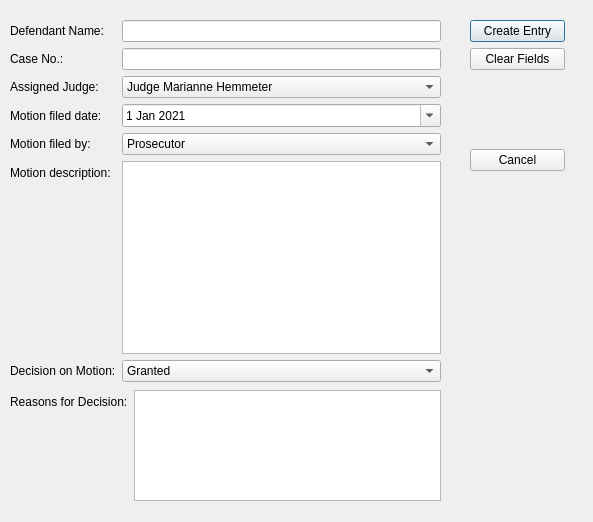
<?xml version="1.0" encoding="UTF-8"?>
<ui version="4.0">
 <class>MotionEntryDialog</class>
 <widget class="QDialog" name="MotionEntryDialog">
  <property name="geometry">
   <rect>
    <x>0</x>
    <y>0</y>
    <width>593</width>
    <height>522</height>
   </rect>
  </property>
  <property name="windowTitle">
   <string>Dialog</string>
  </property>
  <widget class="QWidget" name="layoutWidget_2">
   <property name="geometry">
    <rect>
     <x>470</x>
     <y>20</y>
     <width>95</width>
     <height>151</height>
    </rect>
   </property>
   <layout class="QVBoxLayout" name="verticalLayout">
    <item>
     <widget class="QPushButton" name="pushButton">
      <property name="text">
       <string>Create Entry</string>
      </property>
     </widget>
    </item>
    <item>
     <widget class="QPushButton" name="pushButton_2">
      <property name="text">
       <string>Clear Fields</string>
      </property>
     </widget>
    </item>
    <item>
     <spacer name="verticalSpacer">
      <property name="orientation">
       <enum>Qt::Vertical</enum>
      </property>
      <property name="sizeHint" stdset="0">
       <size>
        <width>20</width>
        <height>58</height>
       </size>
      </property>
     </spacer>
    </item>
    <item>
     <widget class="QPushButton" name="pushButton_3">
      <property name="text">
       <string>Cancel</string>
      </property>
     </widget>
    </item>
   </layout>
  </widget>
  <widget class="QWidget" name="layoutWidget">
   <property name="geometry">
    <rect>
     <x>10</x>
     <y>390</y>
     <width>431</width>
     <height>111</height>
    </rect>
   </property>
   <layout class="QFormLayout" name="formLayout_2">
    <item row="0" column="0">
     <widget class="QLabel" name="label_7">
      <property name="text">
       <string>Reasons for Decision:</string>
      </property>
     </widget>
    </item>
    <item row="0" column="1">
     <widget class="QTextEdit" name="motion_decision_reasons"/>
    </item>
   </layout>
  </widget>
  <widget class="QWidget" name="layoutWidget">
   <property name="geometry">
    <rect>
     <x>10</x>
     <y>20</y>
     <width>431</width>
     <height>362</height>
    </rect>
   </property>
   <layout class="QFormLayout" name="formLayout">
    <item row="0" column="0">
     <widget class="QLabel" name="label">
      <property name="text">
       <string>Defendant Name:</string>
      </property>
     </widget>
    </item>
    <item row="0" column="1">
     <widget class="QLineEdit" name="defendant_name"/>
    </item>
    <item row="1" column="0">
     <widget class="QLabel" name="label_2">
      <property name="text">
       <string>Case No.:</string>
      </property>
     </widget>
    </item>
    <item row="1" column="1">
     <widget class="QLineEdit" name="case_no"/>
    </item>
    <item row="2" column="0">
     <widget class="QLabel" name="label_8">
      <property name="text">
       <string>Assigned Judge:</string>
      </property>
     </widget>
    </item>
    <item row="2" column="1">
     <widget class="QComboBox" name="assigned_judge">
      <item>
       <property name="text">
        <string>Judge Marianne Hemmeter</string>
       </property>
      </item>
      <item>
       <property name="text">
        <string>Judge Kyle Rohrer</string>
       </property>
      </item>
     </widget>
    </item>
    <item row="3" column="0">
     <widget class="QLabel" name="label_3">
      <property name="text">
       <string>Motion filed date:</string>
      </property>
     </widget>
    </item>
    <item row="3" column="1">
     <widget class="QDateEdit" name="motion_filed_date">
      <property name="calendarPopup">
       <bool>true</bool>
      </property>
      <property name="date">
       <date>
        <year>2021</year>
        <month>1</month>
        <day>1</day>
       </date>
      </property>
     </widget>
    </item>
    <item row="4" column="0">
     <widget class="QLabel" name="label_4">
      <property name="text">
       <string>Motion filed by:</string>
      </property>
     </widget>
    </item>
    <item row="4" column="1">
     <widget class="QComboBox" name="motion_filed_by">
      <item>
       <property name="text">
        <string>Prosecutor</string>
       </property>
      </item>
      <item>
       <property name="text">
        <string>Defendant</string>
       </property>
      </item>
     </widget>
    </item>
    <item row="5" column="0">
     <widget class="QLabel" name="label_5">
      <property name="text">
       <string>Motion description:</string>
      </property>
     </widget>
    </item>
    <item row="5" column="1">
     <widget class="QTextEdit" name="motion_description"/>
    </item>
    <item row="6" column="0">
     <widget class="QLabel" name="label_6">
      <property name="text">
       <string>Decision on Motion:</string>
      </property>
     </widget>
    </item>
    <item row="6" column="1">
     <widget class="QComboBox" name="motion_decision">
      <item>
       <property name="text">
        <string>Granted</string>
       </property>
      </item>
      <item>
       <property name="text">
        <string>Denied</string>
       </property>
      </item>
      <item>
       <property name="text">
        <string>Denied as moot</string>
       </property>
      </item>
     </widget>
    </item>
   </layout>
  </widget>
 </widget>
 <tabstops>
  <tabstop>defendant_name</tabstop>
  <tabstop>case_no</tabstop>
  <tabstop>motion_filed_date</tabstop>
  <tabstop>motion_filed_by</tabstop>
  <tabstop>motion_description</tabstop>
  <tabstop>motion_decision</tabstop>
  <tabstop>pushButton</tabstop>
  <tabstop>pushButton_2</tabstop>
  <tabstop>pushButton_3</tabstop>
 </tabstops>
 <resources/>
 <connections>
  <connection>
   <sender>pushButton</sender>
   <signal>clicked()</signal>
   <receiver>MotionEntryDialog</receiver>
   <slot>create_entry()</slot>
   <hints>
    <hint type="sourcelabel">
     <x>476</x>
     <y>32</y>
    </hint>
    <hint type="destinationlabel">
     <x>497</x>
     <y>5</y>
    </hint>
   </hints>
  </connection>
  <connection>
   <sender>pushButton_2</sender>
   <signal>clicked()</signal>
   <receiver>defendant_name</receiver>
   <slot>clear()</slot>
   <hints>
    <hint type="sourcelabel">
     <x>498</x>
     <y>68</y>
    </hint>
    <hint type="destinationlabel">
     <x>321</x>
     <y>23</y>
    </hint>
   </hints>
  </connection>
  <connection>
   <sender>pushButton_2</sender>
   <signal>clicked()</signal>
   <receiver>case_no</receiver>
   <slot>clear()</slot>
   <hints>
    <hint type="sourcelabel">
     <x>523</x>
     <y>71</y>
    </hint>
    <hint type="destinationlabel">
     <x>354</x>
     <y>63</y>
    </hint>
   </hints>
  </connection>
  <connection>
   <sender>pushButton_3</sender>
   <signal>clicked()</signal>
   <receiver>MotionEntryDialog</receiver>
   <slot>reject()</slot>
   <hints>
    <hint type="sourcelabel">
     <x>484</x>
     <y>154</y>
    </hint>
    <hint type="destinationlabel">
     <x>521</x>
     <y>134</y>
    </hint>
   </hints>
  </connection>
  <connection>
   <sender>pushButton_2</sender>
   <signal>clicked()</signal>
   <receiver>motion_description</receiver>
   <slot>clear()</slot>
   <hints>
    <hint type="sourcelabel">
     <x>540</x>
     <y>66</y>
    </hint>
    <hint type="destinationlabel">
     <x>379</x>
     <y>210</y>
    </hint>
   </hints>
  </connection>
  <connection>
   <sender>pushButton_2</sender>
   <signal>clicked()</signal>
   <receiver>motion_decision_reasons</receiver>
   <slot>clear()</slot>
   <hints>
    <hint type="sourcelabel">
     <x>553</x>
     <y>72</y>
    </hint>
    <hint type="destinationlabel">
     <x>439</x>
     <y>391</y>
    </hint>
   </hints>
  </connection>
 </connections>
 <slots>
  <slot>create_entry()</slot>
 </slots>
</ui>
